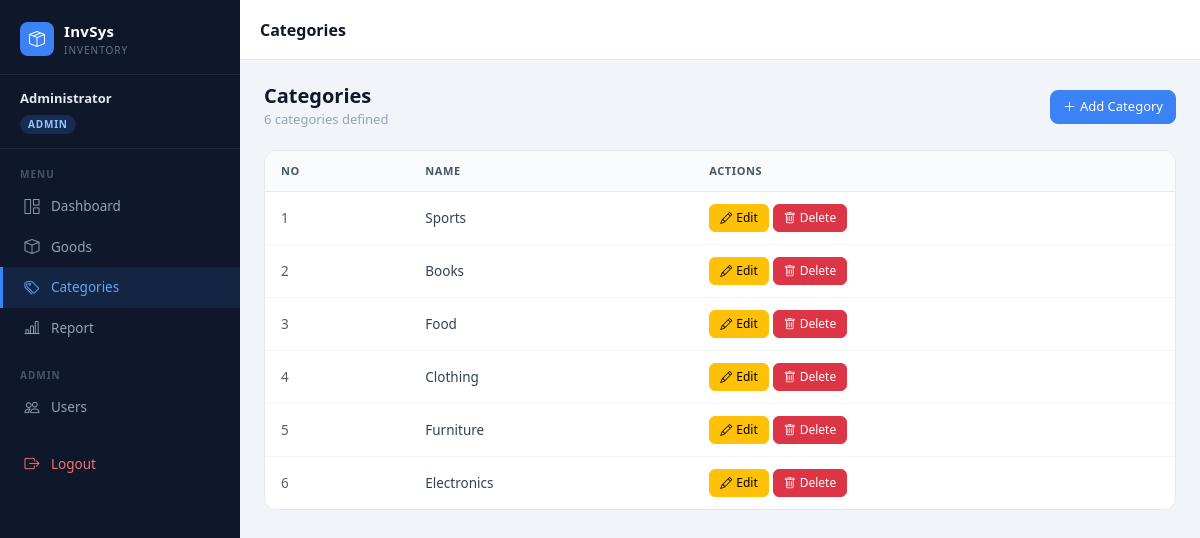
The app's page /categories.php (signed in) with its own data.
### tables this page shows
CREATE TABLE `categories` (
  `id` int NOT NULL,
  `name` varchar(100) NOT NULL
);

### categories.php (the view, shortened to what this page needs)
<?php
require_once 'config/db.php';
include 'includes/header.php';
$per_page   = 10;
$page       = max(1, (int)($_GET['page'] ?? 1));
$total_items = $pdo->query("SELECT COUNT(*) FROM categories")->fetchColumn();
$total_pages = max(1, (int)ceil($total_items / $per_page));
$page        = min($page, $total_pages);
$offset      = ($page - 1) * $per_page;
$stmt = $pdo->prepare("
    SELECT * FROM categories
    ORDER BY id DESC
    LIMIT :limit OFFSET :offset
");
$stmt->bindValue(':limit',  $per_page, PDO::PARAM_INT);
$stmt->bindValue(':offset', $offset,   PDO::PARAM_INT);
$stmt->execute();
$categories = $stmt->fetchAll();
?>
<div class="page-header">
    <div>
        <h1 class="page-header-title">Categories</h1>
        <div class="page-header-subtitle"><?php echo $total_items; ?> categories defined</div>
    </div>
    <?php if ($_SESSION['role'] === 'admin'): ?>
        <a href="add_category.php" class="btn btn-primary">
            <i class="bi bi-plus-lg me-1"></i>Add Category
        </a>
    <?php endif; ?>
</div>
<div class="table-card table-responsive">
    <table class="table table-hover">
        <thead>
            <tr>
                <th>No</th>
                <th>Name</th>
                <?php if ($_SESSION['role'] === 'admin'): ?><th>Actions</th><?php endif; ?>
            </tr>
        </thead>
        <tbody>
            <?php if (empty($categories)): ?>
                <tr>
                    <td colspan="3" class="text-center py-4 text-muted">No categories yet</td>
                </tr>
            <?php else: ?>
                <?php
                $no = $offset + 1;
                foreach ($categories as $key => $cat):
                ?>
                    <tr>
                        <td class="text-muted"><?php echo $no++; ?></td>
                        <td style="font-weight:500;"><?php echo htmlspecialchars($cat['name']); ?></td>
                        <?php if ($_SESSION['role'] === 'admin'): ?>
                            <td>
                                <div class="btn-action-group">
                                    <a href="edit_category.php?id=<?php echo $cat['id']; ?>" class="btn btn-sm btn-warning">
                                        <i class="bi bi-pencil me-1"></i>Edit
                                    </a>
                                    <a href="delete_category.php?id=<?php echo $cat['id']; ?>" class="btn btn-sm btn-danger"
                                        onclick="return confirm('Delete category? All related goods will be affected.')">
                                        <i class="bi bi-trash me-1"></i>Delete
                                    </a>
                                </div>
                            </td>
                        <?php endif; ?>
                    </tr>
                <?php endforeach; ?>
            <?php endif; ?>
        </tbody>
    </table>
</div>
<?php include 'includes/footer.php'; ?>

### includes/header.php (style rules this page uses)
:root { --sidebar-bg: #0f172a; --sidebar-hover: #1e293b; --sidebar-active: #3b82f6; --sidebar-width: 240px; --topbar-height: 60px; --accent: #3b82f6; --accent-dark: #2563eb; }
* { box-sizing: border-box; }
body { background: #f1f5f9; font-family: 'Segoe UI', system-ui, -apple-system, sans-serif; min-height: 100vh; }
.table-card { border-radius: 12px; overflow: hidden; border: 1px solid #e2e8f0; background: #fff; }
.table-card .table { margin: 0; font-size: 13.5px; }
.table-card .table thead th { background: #f8fafc; color: #475569; font-size: 11px; font-weight: 600; letter-spacing: 0.6px; text-transform: uppercase; border-bottom: 1px solid #e2e8f0; padding: 12px 16px; white-space: nowrap; }
.table-card .table tbody tr:last-child td { border-bottom: 0; }
.table-card .table tbody td { padding: 12px 16px; vertical-align: middle; color: #334155; border-color: #f1f5f9; }
.btn { font-size: 13px; font-weight: 500; border-radius: 8px; }
.btn-primary { background: var(--accent); border-color: var(--accent); }
.btn-sm { font-size: 12px; padding: 4px 10px; border-radius: 6px; }
.btn-action-group { display: flex; gap: 4px; flex-wrap: nowrap; }
.page-header { display: flex; align-items: center; justify-content: space-between; margin-bottom: 20px; gap: 12px; }
.page-header-title { font-size: 20px; font-weight: 700; color: #0f172a; margin: 0; }
.page-header-subtitle { font-size: 13px; color: #94a3b8; margin-top: 2px; }

### records on screen
categories: name "Sports"
categories: name "Books"
categories: name "Food"
categories: name "Clothing"
categories: name "Furniture"
categories: name "Electronics"

### other values on screen
$user_name "Administrator"
$user_role "ADMIN"
$page_title "Categories"
$total_items "6"
